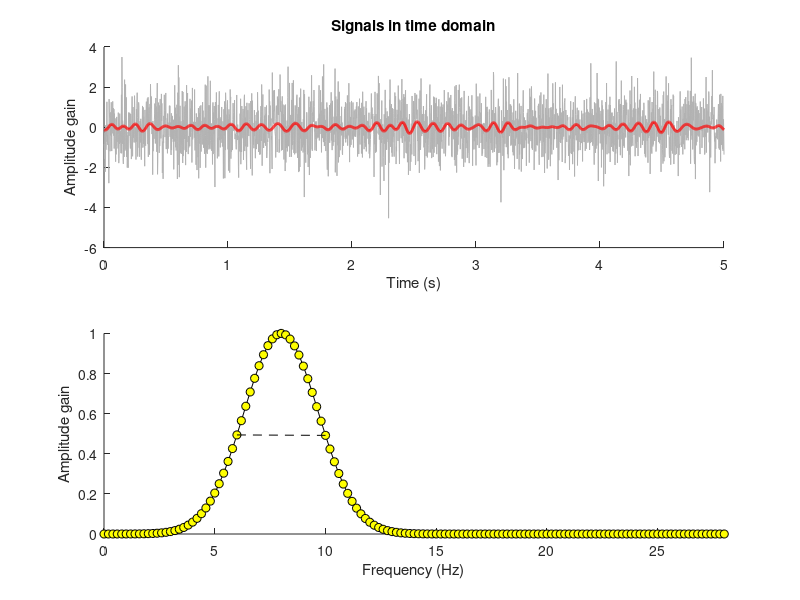

Here is the MATLAB script that generated this plot:
%% Narrowband Filter via Frequency-Domain Gaussian

%% setup

% generate broadband signal
srate  = 512; % Hz
time   = 1/srate:1/srate:5; % create 5 seconds of data using this sampling rate
npnts  = length(time);
signal = randn(npnts,1);

%% filter

% create frequency-domain filter
fwhm  = 4; % full-width at half-maximum, in Hz
peakf = 8; % peak frequency, in Hz

% frequencies (up to srate is a programming trick)
hz = linspace(0,srate,npnts)'; % should really go up to Nyquist, i.e. half-sampling rate

% create Gaussian
s  = fwhm*(2*pi-1) / (4*pi); % normalised width
x  = hz - peakf; % shifted frequencies
fx = exp(-.5*(x/s).^2); % gaussian

% filter the signal via circular convolution
filtdat = 2*real( ifft(fft(signal).*fx) );

%% compute empirical peak and FWHM

fidx  = dsearchn(hz,8);
fwhmX = [ dsearchn(fx(1:fidx),0.5) fidx+dsearchn(fx(fidx:end),0.5)-1 ];

% empirical FWHM (Hz)
empfwhm = diff(hz(fwhmX));

% empirical peak frequency
emppeak = hz(fidx);

%% plots

figure(1),clf

% original and filtered signals
subplot(211), hold on
h = plot(time,signal);
set(h,'color',[1 1 1]*.7)
plot(time,filtdat,'r','linew',2)
xlabel('Time (s)'), ylabel('Amplitude gain')
title('Signals in time domain')

% spectral response of the filter
subplot(212), hold on
plot(hz,fx,'ko-','markersize',6,'markerfacecolor','y')
set(gca,'xlim',[max(peakf-10,0) peakf+20]);
xlabel('Frequency (Hz)'), ylabel('Amplitude gain')

% dashed line at 50% gain
plot(hz(fwhmX), fx(fwhmX), 'k--')